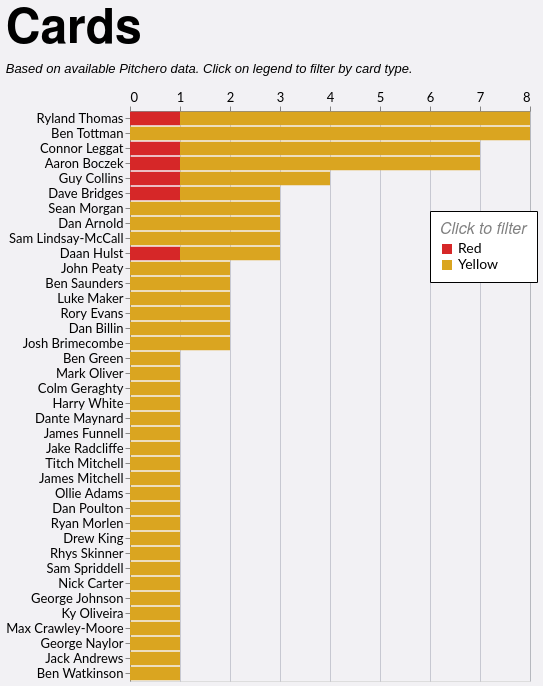

Express this chart as Vega-Lite.
### Vega-Lite specification from a JSON file in a GitHub repository (floating-point values rounded to 4 significant figures)
{"config": {"axis": {"labelFont": "Lato, sans-serif", "titleFont": "PT Sans Narrow, Helvetica Neue, Helvetica, Arial, sans-serif", "labelFontSize": 13, "titleFontSize": 24, "gridColor": "#202947", "gridOpacity": 0.2}, "header": {"labelFont": "PT Sans Narrow, Helvetica Neue, Helvetica, Arial, sans-serif", "titleFont": "PT Sans Narrow, Helvetica Neue, Helvetica, Arial, sans-serif", "labelFontSize": 24, "titleFontSize": 28, "labelFontWeight": "bold", "orient": "left"}, "legend": {"labelFont": "Lato, sans-serif", "titleFont": "PT Sans Narrow, Helvetica Neue, Helvetica, Arial, sans-serif", "labelFontSize": 14, "titleFontSize": 16, "titlePadding": 5, "fillColor": "white", "strokeColor": "black", "padding": 10, "titleFontWeight": "lighter", "titleFontStyle": "italic", "titleColor": "gray", "offset": 10}, "title": {"font": "PT Sans Narrow, Helvetica Neue, Helvetica, Arial, sans-serif", "fontSize": 48, "fontWeight": "bold", "anchor": "start", "align": "center", "titlePadding": 20, "subtitlePadding": 10, "subtitleFontSize": 13, "subtitleColor": "", "subtitleFontStyle": "italic", "offset": 15, "color": "black"}, "axisX": {"labelAngle": 0}, "facet": {"title": null, "header": null, "align": {"row": "each", "column": "each"}}, "resolve": {"scale": {"y": "independent", "facet": "independent"}}, "background": "#f2f1f4"}, "data": {"name": "data-d830f3e50bb10c4c628df0c543965d9f"}, "mark": {"type": "bar"}, "encoding": {"color": {"field": "event", "legend": {"legendX": 300, "legendY": 100, "orient": "none", "title": "Click to filter"}, "scale": {"domain": ["Red", "Yellow"], "range": ["#d62728", "goldenrod"]}, "type": "nominal"}, "tooltip": [{"field": "player", "title": "Player", "type": "nominal"}, {"field": "event", "title": "Card Type", "type": "nominal"}, {"aggregate": "sum", "field": "count", "title": "Cards", "type": "quantitative"}, {"aggregate": "sum", "field": "A", "title": "Games", "type": "quantitative"}], "x": {"aggregate": "sum", "axis": {"format": "d", "orient": "top", "title": null}, "field": "count", "type": "quantitative"}, "y": {"field": "player", "sort": "-x", "title": null, "type": "nominal"}}, "height": {"step": 15}, "title": {"text": "Cards", "subtitle": "Based on available Pitchero data. Click on legend to filter by card type."}, "width": 400, "$schema": "https://vega.github.io/schema/vega-lite/v5.20.1.json", "datasets": {"data-d830f3e50bb10c4c628df0c543965d9f": [{"player": "Ben Green", "season": "2024/25", "squad": "2nd", "player_join": "B Green", "A": 13, "event": "Yellow", "count": 1}, {"player": "Dave Bridges", "season": "2023/24", "squad": "1st", "player_join": "D Bridges", "A": 17, "event": "Yellow", "count": 1}, {"player": "Dave Bridges", "season": "2022/23", "squad": "1st", "player_join": "D Bridges", "A": 15, "event": "Yellow", "count": 1}, {"player": "Dave Bridges", "season": "2023/24", "squad": "1st", "player_join": "D Bridges", "A": 17, "event": "Red", "count": 1}, {"player": "Guy Collins", "season": "2024/25", "squad": "1st", "player_join": "G Collins", "A": 20, "event": "Yellow", "count": 2}, {"player": "Mark Oliver", "season": "2023/24", "squad": "1st", "player_join": "M Oliver", "A": 5, "event": "Yellow", "count": 1}, {"player": "Colm Geraghty", "season": "2023/24", "squad": "1st", "player_join": "C Geraghty", "A": 7, "event": "Yellow", "count": 1}, {"player": "Harry White", "season": "2023/24", "squad": "1st", "player_join": "H White", "A": 7, "event": "Yellow", "count": 1}, {"player": "Dante Maynard", "season": "2024/25", "squad": "1st", "player_join": "D Maynard", "A": 1, "event": "Yellow", "count": 1}, {"player": "Guy Collins", "season": "2024/25", "squad": "1st", "player_join": "G Collins", "A": 20, "event": "Red", "count": 1}, {"player": "Guy Collins", "season": "2022/23", "squad": "1st", "player_join": "G Collins", "A": 17, "event": "Yellow", "count": 1}, {"player": "James Funnell", "season": "2021/22", "squad": "1st", "player_join": "J Funnell", "A": 12, "event": "Yellow", "count": 1}, {"player": "Jake Radcliffe", "season": "2023/24", "squad": "1st", "player_join": "J Radcliffe", "A": 18, "event": "Yellow", "count": 1}, {"player": "John Peaty", "season": "2025/26", "squad": "1st", "player_join": "J Peaty", "A": 3, "event": "Yellow", "count": 1}, {"player": "Titch Mitchell", "season": "2022/23", "squad": "1st", "player_join": "T Mitchell", "A": 2, "event": "Yellow", "count": 1}, {"player": "James Mitchell", "season": "2022/23", "squad": "1st", "player_join": "T Mitchell", "A": 2, "event": "Yellow", "count": 1}, {"player": "John Peaty", "season": "2023/24", "squad": "1st", "player_join": "J Peaty", "A": 13, "event": "Yellow", "count": 1}, {"player": "Ollie Adams", "season": "2023/24", "squad": "2nd", "player_join": "O Adams", "A": 1, "event": "Yellow", "count": 1}, {"player": "Connor Leggat", "season": "2024/25", "squad": "1st", "player_join": "C Leggat", "A": 11, "event": "Yellow", "count": 3}, {"player": "Ryland Thomas", "season": "2022/23", "squad": "2nd", "player_join": "R Thomas", "A": 4, "event": "Yellow", "count": 1}, {"player": "Connor Leggat", "season": "2022/23", "squad": "1st", "player_join": "C Leggat", "A": 9, "event": "Yellow", "count": 1}, {"player": "Ryland Thomas", "season": "2024/25", "squad": "1st", "player_join": "R Thomas", "A": 18, "event": "Yellow", "count": 1}, {"player": "Connor Leggat", "season": "2019/20", "squad": "1st", "player_join": "C Leggat", "A": 11, "event": "Yellow", "count": 1}, {"player": "Ryland Thomas", "season": "2024/25", "squad": "1st", "player_join": "R Thomas", "A": 18, "event": "Red", "count": 1}, {"player": "Connor Leggat", "season": "2018/19", "squad": "1st", "player_join": "C Leggat", "A": 13, "event": "Yellow", "count": 1}, {"player": "Ryland Thomas", "season": "2023/24", "squad": "1st", "player_join": "R Thomas", "A": 25, "event": "Yellow", "count": 3}, {"player": "Connor Leggat", "season": "2022/23", "squad": "1st", "player_join": "C Leggat", "A": 9, "event": "Red", "count": 1}, {"player": "Ryland Thomas", "season": "2022/23", "squad": "1st", "player_join": "R Thomas", "A": 8, "event": "Yellow", "count": 2}, {"player": "Ben Saunders", "season": "2022/23", "squad": "1st", "player_join": "B Saunders", "A": 7, "event": "Yellow", "count": 1}, {"player": "Luke Maker", "season": "2024/25", "squad": "1st", "player_join": "L Maker", "A": 14, "event": "Yellow", "count": 1}, {"player": "Ben Saunders", "season": "2019/20", "squad": "1st", "player_join": "B Saunders", "A": 6, "event": "Yellow", "count": 1}, {"player": "Luke Maker", "season": "2023/24", "squad": "1st", "player_join": "L Maker", "A": 13, "event": "Yellow", "count": 1}, {"player": "Sean Morgan", "season": "2023/24", "squad": "1st", "player_join": "S Morgan", "A": 2, "event": "Yellow", "count": 1}, {"player": "Sean Morgan", "season": "2022/23", "squad": "1st", "player_join": "S Morgan", "A": 8, "event": "Yellow", "count": 1}, {"player": "Sean Morgan", "season": "2021/22", "squad": "1st", "player_join": "S Morgan", "A": 10, "event": "Yellow", "count": 1}, {"player": "Dan Poulton", "season": "2022/23", "squad": "1st", "player_join": "D Poulton", "A": 17, "event": "Yellow", "count": 1}, {"player": "Ryan Morlen", "season": "2024/25", "squad": "2nd", "player_join": "R Morlen", "A": 6, "event": "Yellow", "count": 1}, {"player": "Drew King", "season": "2019/20", "squad": "1st", "player_join": "D King", "A": 7, "event": "Yellow", "count": 1}, {"player": "Dan Arnold", "season": "2019/20", "squad": "1st", "player_join": "D Arnold", "A": 12, "event": "Yellow", "count": 2}, {"player": "Rhys Skinner", "season": "2024/25", "squad": "1st", "player_join": "R Skinner", "A": 4, "event": "Yellow", "count": 1}, {"player": "Dan Arnold", "season": "2017/18", "squad": "1st", "player_join": "D Arnold", "A": 15, "event": "Yellow", "count": 1}, {"player": "Rory Evans", "season": "2023/24", "squad": "2nd", "player_join": "R Evans", "A": 10, "event": "Yellow", "count": 1}, {"player": "Aaron Boczek", "season": "2024/25", "squad": "2nd", "player_join": "A Boczek", "A": 3, "event": "Yellow", "count": 2}, {"player": "Rory Evans", "season": "2021/22", "squad": "2nd", "player_join": "R Evans", "A": 15, "event": "Yellow", "count": 1}, {"player": "Aaron Boczek", "season": "2025/26", "squad": "1st", "player_join": "A Boczek", "A": 4, "event": "Yellow", "count": 1}, {"player": "Aaron Boczek", "season": "2024/25", "squad": "1st", "player_join": "A Boczek", "A": 4, "event": "Yellow", "count": 1}, {"player": "Aaron Boczek", "season": "2024/25", "squad": "1st", "player_join": "A Boczek", "A": 4, "event": "Red", "count": 1}, {"player": "Aaron Boczek", "season": "2023/24", "squad": "1st", "player_join": "A Boczek", "A": 21, "event": "Yellow", "count": 2}, {"player": "Sam Spriddell", "season": "2023/24", "squad": "1st", "player_join": "S Spriddell", "A": 11, "event": "Yellow", "count": 1}, {"player": "Dan Billin", "season": "2023/24", "squad": "1st", "player_join": "D Billin", "A": 20, "event": "Yellow", "count": 2}, {"player": "Nick Carter", "season": "2021/22", "squad": "1st", "player_join": "N Carter", "A": 4, "event": "Yellow", "count": 1}, {"player": "Josh Brimecombe", "season": "2021/22", "squad": "2nd", "player_join": "J Brimecombe", "A": 6, "event": "Yellow", "count": 1}, {"player": "Sam Lindsay-McCall", "season": "2023/24", "squad": "1st", "player_join": "S Lindsay", "A": 22, "event": "Yellow", "count": 1}, {"player": "George Johnson", "season": "2022/23", "squad": "1st", "player_join": "G Johnson", "A": 17, "event": "Yellow", "count": 1}, {"player": "Ky Oliveira", "season": "2022/23", "squad": "2nd", "player_join": "K Oliveira", "A": 2, "event": "Yellow", "count": 1}, {"player": "Josh Brimecombe", "season": "2024/25", "squad": "1st", "player_join": "J Brimecombe", "A": 19, "event": "Yellow", "count": 1}, {"player": "Sam Lindsay-McCall", "season": "2021/22", "squad": "1st", "player_join": "S Lindsay", "A": 13, "event": "Yellow", "count": 2}, {"player": "Ben Tottman", "season": "2024/25", "squad": "1st", "player_join": "B Tottman", "A": 19, "event": "Yellow", "count": 3}, {"player": "Max Crawley-Moore", "season": "2023/24", "squad": "1st", "player_join": "M Crawley-Moore", "A": 16, "event": "Yellow", "count": 1}, {"player": "George Naylor", "season": "2024/25", "squad": "2nd", "player_join": "G Naylor", "A": 10, "event": "Yellow", "count": 1}, {"player": "Ben Tottman", "season": "2023/24", "squad": "1st", "player_join": "B Tottman", "A": 25, "event": "Yellow", "count": 2}, {"player": "Ben Tottman", "season": "2022/23", "squad": "1st", "player_join": "B Tottman", "A": 19, "event": "Yellow", "count": 2}, {"player": "Ben Tottman", "season": "2019/20", "squad": "1st", "player_join": "B Tottman", "A": 12, "event": "Yellow", "count": 1}, {"player": "Jack Andrews", "season": "2023/24", "squad": "2nd", "player_join": "J Andrews", "A": 8, "event": "Yellow", "count": 1}, {"player": "Daan Hulst", "season": "2024/25", "squad": "2nd", "player_join": "D Hulst", "A": 4, "event": "Yellow", "count": 1}, {"player": "Daan Hulst", "season": "2023/24", "squad": "2nd", "player_join": "D Hulst", "A": 7, "event": "Yellow", "count": 1}, {"player": "Daan Hulst", "season": "2018/19", "squad": "1st", "player_join": "D Hulst", "A": 10, "event": "Red", "count": 1}, {"player": "Ben Watkinson", "season": "2023/24", "squad": "2nd", "player_join": "B Watkinson", "A": 11, "event": "Yellow", "count": 1}]}}
